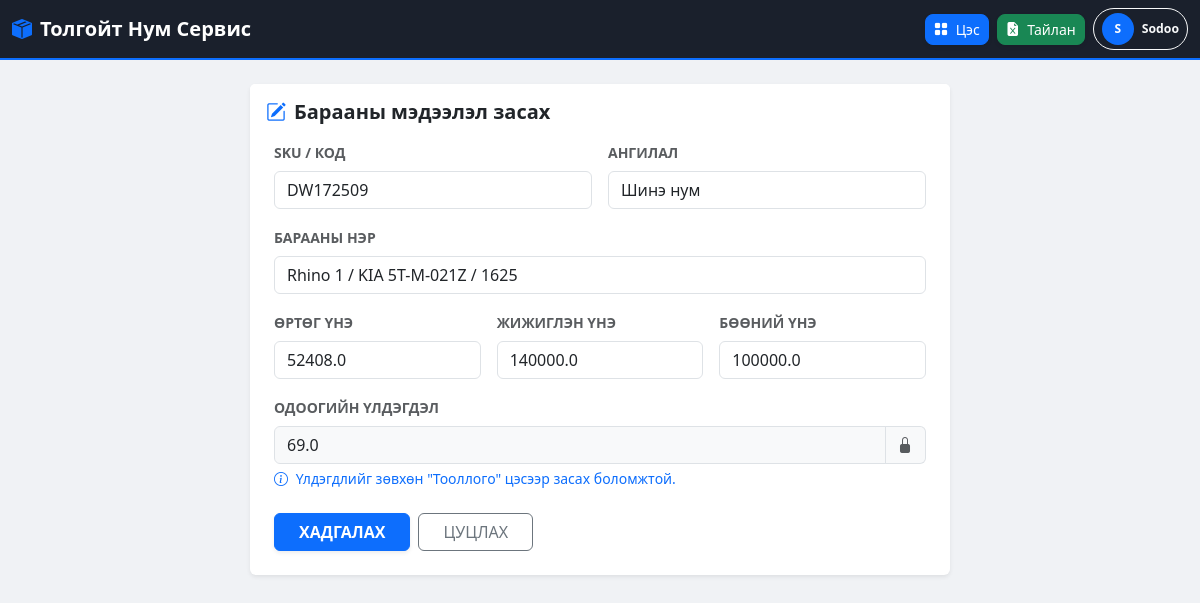
/edit-product/2 (signed in), run on the app's committed database.
### app.py (models this page shows, shortened)
class User(UserMixin, db.Model):
    id = db.Column(db.Integer, primary_key=True)
    username = db.Column(db.String(50), unique=True, nullable=False)
    password = db.Column(db.String(100), nullable=False)
    role = db.Column(db.String(20), default='staff')

class Product(db.Model):
    id = db.Column(db.Integer, primary_key=True)
    sku = db.Column(db.String(50), unique=True, nullable=False)
    name = db.Column(db.String(100), nullable=False)
    category = db.Column(db.String(50))
    cost_price = db.Column(db.Float, default=0.0)
    retail_price = db.Column(db.Float, default=0.0)
    wholesale_price = db.Column(db.Float, default=0.0)
    stock = db.Column(db.Float, default=0.0)
    is_active = db.Column(db.Boolean, default=True)

### app.py (the view, shortened to what this page needs)
@app.route('/edit-product/<int:id>', methods=['GET', 'POST'])
@login_required
def edit_product(id):
    product = Product.query.get_or_404(id)
    return render_template('edit_product.html', product=product)

### app.py (called while the page is built)
@login_manager.user_loader
def load_user(user_id):
    return User.query.get(int(user_id))

### templates/edit_product.html
{% extends "layout.html" %}
{% block content %}
<div class="container mt-4">
    <div class="card shadow-sm border-0 mx-auto" style="max-width: 700px;">
        <div class="card-header bg-white py-3 border-0">
            <h5 class="mb-0 fw-bold text-dark"><i class="bi bi-pencil-square text-primary me-2"></i>Барааны мэдээлэл засах</h5>
        </div>
        <div class="card-body p-4 pt-0">
            <form method="POST">
                <div class="row g-3">
                    <div class="col-md-6">
                        <label class="form-label small fw-bold text-muted">SKU / КОД</label>
                        <input type="text" name="sku" class="form-control" value="{{ product.sku }}" required>
                    </div>
                    <div class="col-md-6">
                        <label class="form-label small fw-bold text-muted">АНГИЛАЛ</label>
                        <input type="text" name="category" class="form-control" value="{{ product.category }}">
                    </div>
                    <div class="col-12">
                        <label class="form-label small fw-bold text-muted">БАРААНЫ НЭР</label>
                        <input type="text" name="name" class="form-control" value="{{ product.name }}" required>
                    </div>
                    <div class="col-md-4">
                        <label class="form-label small fw-bold text-muted">ӨРТӨГ ҮНЭ</label>
                        <input type="number" step="0.01" name="cost_price" class="form-control" value="{{ product.cost_price }}">
                    </div>
                    <div class="col-md-4">
                        <label class="form-label small fw-bold text-muted">ЖИЖИГЛЭН ҮНЭ</label>
                        <input type="number" step="0.01" name="retail_price" class="form-control" value="{{ product.retail_price }}">
                    </div>
                    <div class="col-md-4">
                        <label class="form-label small fw-bold text-muted">БӨӨНИЙ ҮНЭ</label>
                        <input type="number" step="0.01" name="wholesale_price" class="form-control" value="{{ product.wholesale_price }}">
                    </div>
                    <div class="col-12">
                        <label class="form-label small fw-bold text-muted">ОДООГИЙН ҮЛДЭГДЭЛ</label>
                        <div class="input-group">
                            <input type="number" class="form-control bg-light" value="{{ product.stock }}" readonly>
                            <span class="input-group-text bg-light border-start-0 text-muted">
                                <i class="bi bi-lock-fill"></i>
                            </span>
                        </div>
                        <div class="form-text text-primary small">
                            <i class="bi bi-info-circle me-1"></i> Үлдэгдлийг зөвхөн "Тооллого" цэсээр засах боломжтой.
                        </div>
                    </div>
                </div>
                <div class="mt-4 d-flex gap-2">
                    <button type="submit" class="btn btn-primary px-4 fw-bold shadow-sm">ХАДГАЛАХ</button>
                    <a href="{{ url_for('dashboard') }}" class="btn btn-outline-secondary px-4">ЦУЦЛАХ</a>
                </div>
            </form>
        </div>
    </div>
</div>
{% endblock %}

### templates/layout.html (shortened to what this page needs)
<!DOCTYPE html>
<html lang="mn">
<head>
    <link href="https://cdn.jsdelivr.net/npm/bootstrap@5.3.0/dist/css/bootstrap.min.css" rel="stylesheet">
    <link rel="stylesheet" href="https://cdn.jsdelivr.net/npm/bootstrap-icons@1.10.5/font/bootstrap-icons.css">
</head>
<body>
<nav class="navbar navbar-dark sticky-top">
    <div class="container-fluid d-flex justify-content-between">
        <a class="navbar-brand fw-bold d-flex align-items-center" href="{{ url_for('dashboard') }}">
            <i class="bi bi-box-seam-fill text-primary me-2"></i>
            <span>Толгойт Нум Сервис</span>
        </a>
        <div class="d-flex gap-2 align-items-center">
            <div class="dropdown">
                <button class="btn btn-primary btn-sm rounded-3 shadow-sm" type="button" data-bs-toggle="dropdown">
                    <i class="bi bi-grid-fill"></i> <span class="nav-text ms-1">Цэс</span>
                </button>
            </div>
            <div class="dropdown">
                <button class="btn btn-success btn-sm rounded-3 shadow-sm" type="button" data-bs-toggle="dropdown">
                    <i class="bi bi-file-earmark-excel-fill"></i> <span class="nav-text ms-1">Тайлан</span>
                </button>
            </div>
            <div class="dropdown">
                <button class="btn btn-outline-light btn-sm rounded-pill px-2 border-1 d-flex align-items-center gap-2" type="button" data-bs-toggle="dropdown">
                    <div class="user-avatar">{{ current_user.username[0] | upper }}</div>
                    <span class="nav-text fw-semibold small">{{ current_user.username }}</span>
                </button>
            </div>
        </div>
    </div>
</nav>
<div class="container mt-3">
    {% block content %}{% endblock %}
</div>
</body>
</html>

### templates/layout.html (style rules this page uses)
body { background-color: #f0f2f5; font-family: 'Segoe UI', sans-serif; }
.navbar { background-color: #1a202c !important; border-bottom: 2px solid #0d6efd; padding: 8px 0; }
.user-avatar { width: 32px; height: 32px; background: #0d6efd; color: white; border-radius: 50%; display: flex; align-items: center; justify-content: center; font-weight: bold; font-size: 12px; }

### data on the page
User: username "S", username "Sodoo"
Product: sku "DW172509", category "Шинэ нум", name "Rhino 1 / KIA 5T-M-021Z / 1625", cost_price "52408.0", retail_price "140000.0", wholesale_price "100000.0", stock "69.0"
